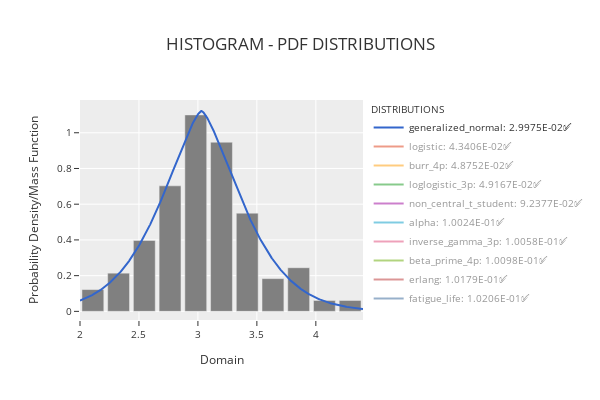

Notebook source saved alongside this figure:
### Code cell
phitter_cont.plot_histogram_distributions()

### Figure 1 — Plotly figure (JSON) as saved in the notebook; plotly's stock layout.template omitted (floating-point values rounded to 4 significant figures; data arrays with more than 128 entries replaced by an {"elided": "..."} marker saying what was removed)
{"data": [{"marker": {"color": "rgba(128,128,128,1)"}, "name": "Data", "showlegend": false, "type": "bar", "x": [2.109, 2.327, 2.545, 2.764, 2.982, 3.2, 3.418, 3.636, 3.855, 4.073, 4.291], "y": [0.1222, 0.2139, 0.3972, 0.7028, 1.1, 0.9472, 0.55, 0.1833, 0.2444, 0.06111, 0.06111]}, {"line": {"color": "#3366CC", "width": 2}, "mode": "lines", "name": "generalized_normal: 2.9975E-02✅", "type": "scatter", "visible": true, "x": {"elided": "1000 float values"}, "y": {"elided": "1000 float values"}}, {"line": {"color": "#DC3912", "width": 2}, "mode": "lines", "name": "logistic: 4.3406E-02✅", "type": "scatter", "visible": "legendonly", "x": {"elided": "1000 float values"}, "y": {"elided": "1000 float values"}}, {"line": {"color": "#FF9900", "width": 2}, "mode": "lines", "name": "burr_4p: 4.8752E-02✅", "type": "scatter", "visible": "legendonly", "x": {"elided": "1000 float values"}, "y": {"elided": "1000 float values"}}, {"line": {"color": "#109618", "width": 2}, "mode": "lines", "name": "loglogistic_3p: 4.9167E-02✅", "type": "scatter", "visible": "legendonly", "x": {"elided": "1000 float values"}, "y": {"elided": "1000 float values"}}, {"line": {"color": "#990099", "width": 2}, "mode": "lines", "name": "non_central_t_student: 9.2377E-02✅", "type": "scatter", "visible": "legendonly", "x": {"elided": "1000 float values"}, "y": {"elided": "1000 float values"}}, {"line": {"color": "#0099C6", "width": 2}, "mode": "lines", "name": "alpha: 1.0024E-01✅", "type": "scatter", "visible": "legendonly", "x": {"elided": "1000 float values"}, "y": {"elided": "1000 float values"}}, {"line": {"color": "#DD4477", "width": 2}, "mode": "lines", "name": "inverse_gamma_3p: 1.0058E-01✅", "type": "scatter", "visible": "legendonly", "x": {"elided": "1000 float values"}, "y": {"elided": "1000 float values"}}, {"line": {"color": "#66AA00", "width": 2}, "mode": "lines", "name": "beta_prime_4p: 1.0098E-01✅", "type": "scatter", "visible": "legendonly", "x": {"elided": "1000 float values"}, "y": {"elided": "1000 float values"}}, {"line": {"color": "#B82E2E", "width": 2}, "mode": "lines", "name": "erlang: 1.0179E-01✅", "type": "scatter", "visible": "legendonly", "x": {"elided": "1000 float values"}, "y": {"elided": "1000 float values"}}, {"line": {"color": "#316395", "width": 2}, "mode": "lines", "name": "fatigue_life: 1.0206E-01✅", "type": "scatter", "visible": "legendonly", "x": {"elided": "1000 float values"}, "y": {"elided": "1000 float values"}}], "layout": {"bargap": 0.15, "height": 400, "legend": {"font": {"size": 10}, "orientation": "v", "title": {"font": {"size": 10}, "text": "DISTRIBUTIONS"}, "xanchor": "left", "y": 1, "yanchor": "auto"}, "title": {"text": "HISTOGRAM - PDF DISTRIBUTIONS"}, "width": 600, "xaxis": {"tickfont": {"size": 10}, "title": {"font": {"size": 12}, "text": "Domain"}}, "yaxis": {"tickfont": {"size": 10}, "title": {"font": {"size": 12}, "text": "Probability Density/Mass Function"}}}}
